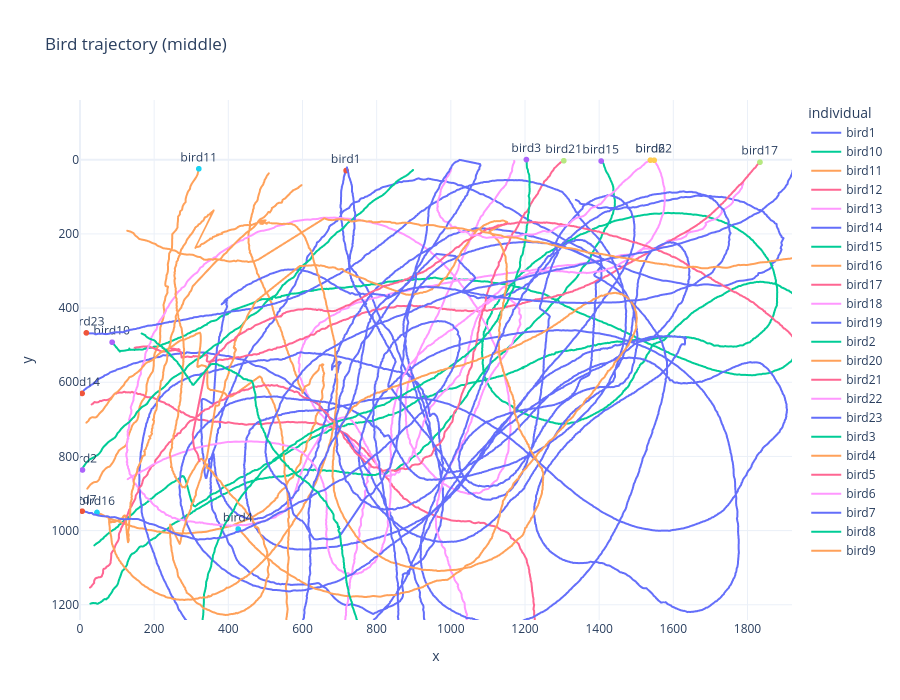

This figure's notebook cell:
### Markdown cell above
If you want to plot the trajectories to inspect them:

### Code cell
fig = plot_trajectories(
    split_df,
    bodypart="middle",
    time_start=0,
    time_stop=9000,
    frame_width=1920,
    frame_height=1080,
    invert_yaxis=True,
    title="Bird trajectory",
)
fig.show()

### Figure 1 — Plotly figure (JSON) as saved in the notebook; plotly's stock layout.template omitted (floating-point values rounded to 4 significant figures; data arrays with more than 128 entries replaced by an {"elided": "..."} marker saying what was removed)
{"data": [{"customdata": {"elided": "828 int values"}, "hovertemplate": "bird1<br>time=%{customdata}<br>x=%{x}<br>y=%{y}<extra></extra>", "mode": "lines", "name": "bird1", "type": "scattergl", "x": {"elided": "828 float values"}, "y": {"elided": "828 float values"}}, {"hoverinfo": "skip", "mode": "markers+text", "showlegend": false, "text": ["bird1"], "textposition": "top center", "type": "scattergl", "x": [717.6], "y": [29.03]}, {"customdata": {"elided": "2004 int values"}, "hovertemplate": "bird10<br>time=%{customdata}<br>x=%{x}<br>y=%{y}<extra></extra>", "mode": "lines", "name": "bird10", "type": "scattergl", "x": {"elided": "2004 float values"}, "y": {"elided": "2004 float values"}}, {"hoverinfo": "skip", "mode": "markers+text", "showlegend": false, "text": ["bird10"], "textposition": "top center", "type": "scattergl", "x": [86.59], "y": [492.0]}, {"customdata": {"elided": "133 int values"}, "hovertemplate": "bird11<br>time=%{customdata}<br>x=%{x}<br>y=%{y}<extra></extra>", "mode": "lines", "name": "bird11", "type": "scattergl", "x": {"elided": "133 float values"}, "y": {"elided": "133 float values"}}, {"hoverinfo": "skip", "mode": "markers+text", "showlegend": false, "text": ["bird11"], "textposition": "top center", "type": "scattergl", "x": [320.4], "y": [24.34]}, {"customdata": {"elided": "424 int values"}, "hovertemplate": "bird12<br>time=%{customdata}<br>x=%{x}<br>y=%{y}<extra></extra>", "mode": "lines", "name": "bird12", "type": "scattergl", "x": {"elided": "424 float values"}, "y": {"elided": "424 float values"}}, {"hoverinfo": "skip", "mode": "markers+text", "showlegend": false, "text": ["bird12"], "textposition": "top center", "type": "scattergl", "x": [1199.0], "y": [1415.0]}, {"customdata": {"elided": "443 int values"}, "hovertemplate": "bird13<br>time=%{customdata}<br>x=%{x}<br>y=%{y}<extra></extra>", "mode": "lines", "name": "bird13", "type": "scattergl", "x": {"elided": "443 float values"}, "y": {"elided": "443 float values"}}, {"hoverinfo": "skip", "mode": "markers+text", "showlegend": false, "text": ["bird13"], "textposition": "top center", "type": "scattergl", "x": [713.3], "y": [1440.0]}, {"customdata": {"elided": "258 int values"}, "hovertemplate": "bird14<br>time=%{customdata}<br>x=%{x}<br>y=%{y}<extra></extra>", "mode": "lines", "name": "bird14", "type": "scattergl", "x": {"elided": "258 float values"}, "y": {"elided": "258 float values"}}, {"hoverinfo": "skip", "mode": "markers+text", "showlegend": false, "text": ["bird14"], "textposition": "top center", "type": "scattergl", "x": [5.632], "y": [630.1]}, {"customdata": {"elided": "421 int values"}, "hovertemplate": "bird15<br>time=%{customdata}<br>x=%{x}<br>y=%{y}<extra></extra>", "mode": "lines", "name": "bird15", "type": "scattergl", "x": {"elided": "421 float values"}, "y": {"elided": "421 float values"}}, {"hoverinfo": "skip", "mode": "markers+text", "showlegend": false, "text": ["bird15"], "textposition": "top center", "type": "scattergl", "x": [1405.0], "y": [3.423]}, {"customdata": {"elided": "353 int values"}, "hovertemplate": "bird16<br>time=%{customdata}<br>x=%{x}<br>y=%{y}<extra></extra>", "mode": "lines", "name": "bird16", "type": "scattergl", "x": {"elided": "353 float values"}, "y": {"elided": "353 float values"}}, {"hoverinfo": "skip", "mode": "markers+text", "showlegend": false, "text": ["bird16"], "textposition": "top center", "type": "scattergl", "x": [45.78], "y": [951.1]}, {"customdata": {"elided": "584 int values"}, "hovertemplate": "bird17<br>time=%{customdata}<br>x=%{x}<br>y=%{y}<extra></extra>", "mode": "lines", "name": "bird17", "type": "scattergl", "x": {"elided": "584 float values"}, "y": {"elided": "584 float values"}}, {"hoverinfo": "skip", "mode": "markers+text", "showlegend": false, "text": ["bird17"], "textposition": "top center", "type": "scattergl", "x": [1834.0], "y": [6.524]}, {"customdata": {"elided": "1461 int values"}, "hovertemplate": "bird18<br>time=%{customdata}<br>x=%{x}<br>y=%{y}<extra></extra>", "mode": "lines", "name": "bird18", "type": "scattergl", "x": {"elided": "1461 float values"}, "y": {"elided": "1461 float values"}}, {"hoverinfo": "skip", "mode": "markers+text", "showlegend": false, "text": ["bird18"], "textposition": "top center", "type": "scattergl", "x": [897.9], "y": [1438.0]}, {"customdata": {"elided": "6464 int values"}, "hovertemplate": "bird19<br>time=%{customdata}<br>x=%{x}<br>y=%{y}<extra></extra>", "mode": "lines", "name": "bird19", "type": "scattergl", "x": {"elided": "6464 float values"}, "y": {"elided": "6464 float values"}}, {"hoverinfo": "skip", "mode": "markers+text", "showlegend": false, "text": ["bird19"], "textposition": "top center", "type": "scattergl", "x": [363.8], "y": [1435.0]}, {"customdata": {"elided": "168 int values"}, "hovertemplate": "bird2<br>time=%{customdata}<br>x=%{x}<br>y=%{y}<extra></extra>", "mode": "lines", "name": "bird2", "type": "scattergl", "x": {"elided": "168 float values"}, "y": {"elided": "168 float values"}}, {"hoverinfo": "skip", "mode": "markers+text", "showlegend": false, "text": ["bird2"], "textposition": "top center", "type": "scattergl", "x": [6.663], "y": [836.5]}, {"customdata": {"elided": "253 int values"}, "hovertemplate": "bird20<br>time=%{customdata}<br>x=%{x}<br>y=%{y}<extra></extra>", "mode": "lines", "name": "bird20", "type": "scattergl", "x": {"elided": "253 float values"}, "y": {"elided": "253 float values"}}, {"hoverinfo": "skip", "mode": "markers+text", "showlegend": false, "text": ["bird20"], "textposition": "top center", "type": "scattergl", "x": [515.8], "y": [1434.0]}, {"customdata": {"elided": "449 int values"}, "hovertemplate": "bird21<br>time=%{customdata}<br>x=%{x}<br>y=%{y}<extra></extra>", "mode": "lines", "name": "bird21", "type": "scattergl", "x": {"elided": "449 float values"}, "y": {"elided": "449 float values"}}, {"hoverinfo": "skip", "mode": "markers+text", "showlegend": false, "text": ["bird21"], "textposition": "top center", "type": "scattergl", "x": [1305.0], "y": [2.673]}, {"customdata": {"elided": "604 int values"}, "hovertemplate": "bird22<br>time=%{customdata}<br>x=%{x}<br>y=%{y}<extra></extra>", "mode": "lines", "name": "bird22", "type": "scattergl", "x": {"elided": "604 float values"}, "y": {"elided": "604 float values"}}, {"hoverinfo": "skip", "mode": "markers+text", "showlegend": false, "text": ["bird22"], "textposition": "top center", "type": "scattergl", "x": [1548.0], "y": [1.236]}, {"customdata": {"elided": "2221 int values"}, "hovertemplate": "bird23<br>time=%{customdata}<br>x=%{x}<br>y=%{y}<extra></extra>", "mode": "lines", "name": "bird23", "type": "scattergl", "x": {"elided": "2221 float values"}, "y": {"elided": "2221 float values"}}, {"hoverinfo": "skip", "mode": "markers+text", "showlegend": false, "text": ["bird23"], "textposition": "top center", "type": "scattergl", "x": [17.13], "y": [466.9]}, {"customdata": {"elided": "288 int values"}, "hovertemplate": "bird3<br>time=%{customdata}<br>x=%{x}<br>y=%{y}<extra></extra>", "mode": "lines", "name": "bird3", "type": "scattergl", "x": {"elided": "288 float values"}, "y": {"elided": "288 float values"}}, {"hoverinfo": "skip", "mode": "markers+text", "showlegend": false, "text": ["bird3"], "textposition": "top center", "type": "scattergl", "x": [1204.0], "y": [-0.5372]}, {"customdata": {"elided": "2833 int values"}, "hovertemplate": "bird4<br>time=%{customdata}<br>x=%{x}<br>y=%{y}<extra></extra>", "mode": "lines", "name": "bird4", "type": "scattergl", "x": {"elided": "2833 float values"}, "y": {"elided": "2833 float values"}}, {"hoverinfo": "skip", "mode": "markers+text", "showlegend": false, "text": ["bird4"], "textposition": "top center", "type": "scattergl", "x": [426.6], "y": [995.9]}, {"customdata": {"elided": "837 int values"}, "hovertemplate": "bird5<br>time=%{customdata}<br>x=%{x}<br>y=%{y}<extra></extra>", "mode": "lines", "name": "bird5", "type": "scattergl", "x": {"elided": "837 float values"}, "y": {"elided": "837 float values"}}, {"hoverinfo": "skip", "mode": "markers+text", "showlegend": false, "text": ["bird5"], "textposition": "top center", "type": "scattergl", "x": [2549.0], "y": [1261.0]}, {"customdata": {"elided": "167 int values"}, "hovertemplate": "bird6<br>time=%{customdata}<br>x=%{x}<br>y=%{y}<extra></extra>", "mode": "lines", "name": "bird6", "type": "scattergl", "x": {"elided": "167 float values"}, "y": {"elided": "167 float values"}}, {"hoverinfo": "skip", "mode": "markers+text", "showlegend": false, "text": ["bird6"], "textposition": "top center", "type": "scattergl", "x": [1538.0], "y": [1.079]}, {"customdata": {"elided": "2019 int values"}, "hovertemplate": "bird7<br>time=%{customdata}<br>x=%{x}<br>y=%{y}<extra></extra>", "mode": "lines", "name": "bird7", "type": "scattergl", "x": {"elided": "2019 float values"}, "y": {"elided": "2019 float values"}}, {"hoverinfo": "skip", "mode": "markers+text", "showlegend": false, "text": ["bird7"], "textposition": "top center", "type": "scattergl", "x": [5.904], "y": [947.7]}, {"customdata": {"elided": "387 int values"}, "hovertemplate": "bird8<br>time=%{customdata}<br>x=%{x}<br>y=%{y}<extra></extra>", "mode": "lines", "name": "bird8", "type": "scattergl", "x": {"elided": "387 float values"}, "y": {"elided": "387 float values"}}, {"hoverinfo": "skip", "mode": "markers+text", "showlegend": false, "text": ["bird8"], "textposition": "top center", "type": "scattergl", "x": [807.5], "y": [1427.0]}, {"customdata": {"elided": "343 int values"}, "hovertemplate": "bird9<br>time=%{customdata}<br>x=%{x}<br>y=%{y}<extra></extra>", "mode": "lines", "name": "bird9", "type": "scattergl", "x": {"elided": "343 float values"}, "y": {"elided": "343 float values"}}, {"hoverinfo": "skip", "mode": "markers+text", "showlegend": false, "text": ["bird9"], "textposition": "top center", "type": "scattergl", "x": [2502.0], "y": [353.4]}], "layout": {"height": 700, "legend": {"title": {"text": "individual"}}, "title": {"text": "Bird trajectory (middle)"}, "width": 900, "xaxis": {"range": [0, 1920], "title": {"text": "x"}}, "yaxis": {"range": [1080, 0], "scaleanchor": "x", "scaleratio": 1, "title": {"text": "y"}}}}
